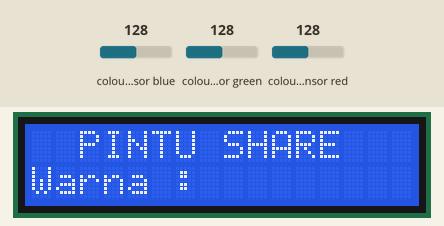
Bench run of a sketch on a simulated ESP8266 (NodeMCU). On the bench: 16×2 character LCD. Wiring (inferred from the names in the program): TCS3200 colour sensor: output D4; S2 D2; S3 D3; S0 D0; S1 D1. The inputs (shaded band) are chosen by the test bench; at power-on: colour sensor green 128, colour sensor blue 128, colour sensor red 128. WiFi joins after 1.5 s; servers stay silent unless stated; uploads are accepted with an empty reply; what the sketch prints to the serial monitor is not drawn.

Above: at 4.2 s.
At 8.7 s:
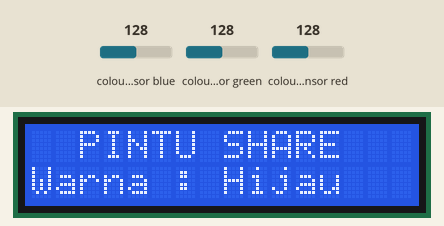
8.8 s: colour sensor green set to 5
At 12.2 s:
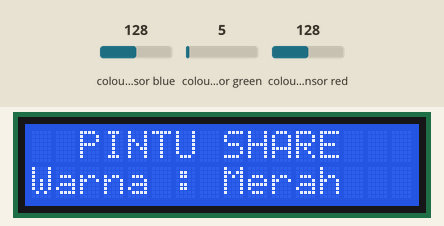
12.4 s: colour sensor green set to 128
At 16.1 s:
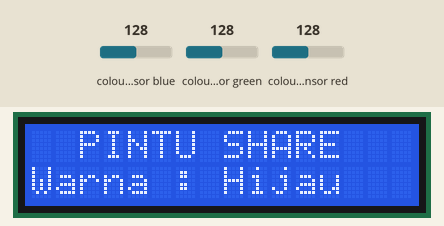
Timing chart, 0 to 17.6 s (numbered marks = the images above; inputs shaded):
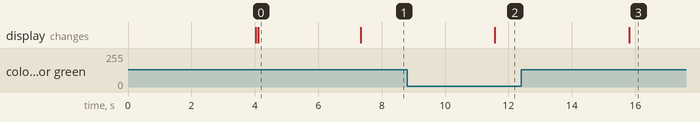

The sketch:

WARNA_TOMAT.ino
```cpp
#include <Wire.h>
#include <ESP8266WiFi.h>
#include <WiFiClient.h>
#include <ESP8266WebServer.h>
#include <ESP8266HTTPClient.h>
//I2C Library
#include <LiquidCrystal_I2C.h>
LiquidCrystal_I2C lcd(0x27,16,2);
WiFiClient client;
// http
HTTPClient http;

#define S0 D0
#define S1 D1
#define S2 D2
#define S3 D3
#define sensorOut D4
// wifi
const char *ssid = "Hayura";
const char *pass = "12345677";
// host
const char *host = "172.20.10.3";

int redFrequency = 0;
int greenFrequency = 0;
int blueFrequency = 0;

int redColor = 0;
int greenColor = 0;
int blueColor = 0;

void setup()
{
  // Begins serial LCD
  Serial.begin(9600);
  delay(1000);
  // Connect to WiFi networkdelay(1000);
  WiFi.mode(WIFI_OFF);        //Prevents reconnection issue (taking too long to connect)
  delay(1000);
  Serial.println("Setup koneksi. . .");
  WiFi.mode(WIFI_STA); //This line hides the viewing of ESP as wifi hotspot
  WiFi.begin(ssid, pass);
  Serial.println("");
  while (WiFi.status() != WL_CONNECTED) {
    delay(1000);
    Serial.println("Connecting to WiFi...");
  }
  Serial.println("Connected to WiFi");
  // jika koneksi berhasil, maka akan muncul IP address di serial monitor
  Serial.println("");
  Serial.println("Connected to");
  Serial.println(ssid);
  Serial.print("IP address: ");
  Serial.println(WiFi.localIP());
 //inisial LCD
 lcd.begin (16,2); //LCD untuk ukuran 20x4
 lcd.backlight();
 lcd.setCursor(0,1);
 lcd.print("Warna : ");
  // Setting output
  pinMode(S0, OUTPUT);
  pinMode(S1, OUTPUT);
  pinMode(S2, OUTPUT);
  pinMode(S3, OUTPUT);

  // Setting sensorout
  pinMode(sensorOut, INPUT);

  // Setting Frekuensi
  digitalWrite(S0,HIGH);
  digitalWrite(S1,LOW);

}

void loop() {
  // variable
  String postData,link;

  // Setting RED Color
  digitalWrite(S2,LOW);
  digitalWrite(S3,LOW);
  lcd.setCursor(2,0);
  lcd.print("PINTU SHARE");
  redFrequency = pulseIn(sensorOut, LOW);
  redColor = map(redFrequency, 22, 103, 255,0);

  Serial.print("R = ");
  Serial.print(redColor);
  delay(1000);

  // Setting GREEN Color
  digitalWrite(S2,HIGH);
  digitalWrite(S3,HIGH);

  greenFrequency = pulseIn(sensorOut, LOW);
  greenColor = map(greenFrequency, 41, 129, 255, 0);
  Serial.print(" G = ");
  Serial.print(greenColor);
  delay(1000);

  // Setting BLUE Color
  digitalWrite(S2,LOW);
  digitalWrite(S3,HIGH);

  blueFrequency = pulseIn(sensorOut, LOW);
  blueColor = map(blueFrequency, 16, 122, 255, 0);

  Serial.print(" B = ");
  Serial.print(blueColor);
  delay(1000);

  // jika matang
  if(redColor > greenColor && redColor ){
    // postdata
      postData = "?status1=MATANG";
      link = "http://172.20.10.3:80/websensor/postdemo.php" + postData;
    http.begin(client,link);              //Specify request destination;    //Specify content-type header

    Serial.println(link);
    Serial.println(postData);
    int httpCode = http.GET();   //Send the request
  // httpCode will be negative on error
  if (httpCode > 0) {
    Serial.printf("[HTTP] GET... code: %d\n", httpCode);

    if (httpCode == HTTP_CODE_OK || httpCode == HTTP_CODE_MOVED_PERMANENTLY) {
      String payload = http.getString();
      Serial.println(payload);
    }
  } else {
    Serial.printf("[HTTP] GET... failed, error: %s\n", http.errorToString(httpCode).c_str());
  }    //Print request response payload

    http.end();  //Close connection
    Serial.println(" MATANG");
    lcd.setCursor(8, 1);
    lcd.print("Merah  ");
  }
  //jika mentah
  if(greenColor > redColor && greenColor ){
    // postdata
      postData = "?status1=MENTAH";
      link = "http://172.20.10.3:80/websensor/postdemo.php" + postData;
    http.begin(client,link);              //Specify request destination;    //Specify content-type header
    Serial.println(postData);
    Serial.println(link);

    int httpCode = http.GET();
  // httpCode will be negative on error
  if (httpCode > 0) {
    Serial.printf("[HTTP] GET... code: %d\n", httpCode);

    if (httpCode == HTTP_CODE_OK || httpCode == HTTP_CODE_MOVED_PERMANENTLY) {
      String payload = http.getString();
      Serial.println(payload);
    }
  } else {
    Serial.printf("[HTTP] GET... failed, error: %s\n", http.errorToString(httpCode).c_str());
  }//Print request response payload

    http.end();  //Close connection
    Serial.println(" MENTAH");
     lcd.setCursor(8, 1);
   lcd.print("Hijau  ");
  }
delay(1000);
}
```

Measured:
- after the input at 8.8 s, the display: changes after 2.8 s (image 2)
- after the input at 12.4 s, the display: changes after 3.4 s (image 3)
- what the display in image 0 shows lasts 3.2 s, from 4.1 s to 7.3 s
